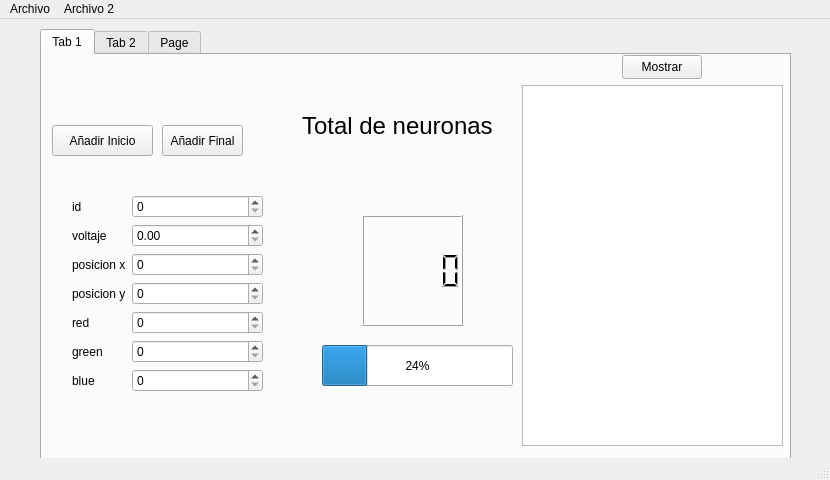
<?xml version="1.0" encoding="UTF-8"?>
<ui version="4.0">
 <class>MainWindow</class>
 <widget class="QMainWindow" name="MainWindow">
  <property name="geometry">
   <rect>
    <x>0</x>
    <y>0</y>
    <width>830</width>
    <height>480</height>
   </rect>
  </property>
  <property name="windowTitle">
   <string>MainWindow</string>
  </property>
  <widget class="QWidget" name="centralwidget">
   <widget class="QTabWidget" name="tabWidget">
    <property name="geometry">
     <rect>
      <x>40</x>
      <y>10</y>
      <width>751</width>
      <height>431</height>
     </rect>
    </property>
    <property name="currentIndex">
     <number>0</number>
    </property>
    <widget class="QWidget" name="tab">
     <attribute name="title">
      <string>Tab 1</string>
     </attribute>
     <widget class="QProgressBar" name="progressBar">
      <property name="geometry">
       <rect>
        <x>280</x>
        <y>290</y>
        <width>191</width>
        <height>41</height>
       </rect>
      </property>
      <property name="value">
       <number>24</number>
      </property>
     </widget>
     <widget class="QLabel" name="label_8">
      <property name="geometry">
       <rect>
        <x>260</x>
        <y>40</y>
        <width>191</width>
        <height>61</height>
       </rect>
      </property>
      <property name="font">
       <font>
        <family>Segoe UI</family>
        <pointsize>18</pointsize>
        <italic>false</italic>
        <bold>false</bold>
       </font>
      </property>
      <property name="text">
       <string>Total de neuronas</string>
      </property>
     </widget>
     <widget class="QLCDNumber" name="lcdNumber">
      <property name="geometry">
       <rect>
        <x>320</x>
        <y>160</y>
        <width>101</width>
        <height>111</height>
       </rect>
      </property>
     </widget>
     <widget class="QPlainTextEdit" name="plainTextEdit">
      <property name="geometry">
       <rect>
        <x>480</x>
        <y>30</y>
        <width>261</width>
        <height>361</height>
       </rect>
      </property>
     </widget>
     <widget class="QPushButton" name="pushButton_2">
      <property name="geometry">
       <rect>
        <x>580</x>
        <y>0</y>
        <width>80</width>
        <height>24</height>
       </rect>
      </property>
      <property name="text">
       <string>Mostrar</string>
      </property>
     </widget>
     <widget class="QWidget" name="formLayoutWidget">
      <property name="geometry">
       <rect>
        <x>30</x>
        <y>140</y>
        <width>191</width>
        <height>221</height>
       </rect>
      </property>
      <layout class="QFormLayout" name="formLayout">
       <item row="0" column="0">
        <widget class="QLabel" name="label">
         <property name="text">
          <string>id</string>
         </property>
        </widget>
       </item>
       <item row="1" column="0">
        <widget class="QLabel" name="label_2">
         <property name="text">
          <string>voltaje</string>
         </property>
        </widget>
       </item>
       <item row="2" column="0">
        <widget class="QLabel" name="label_3">
         <property name="text">
          <string>posicion x</string>
         </property>
        </widget>
       </item>
       <item row="3" column="0">
        <widget class="QLabel" name="label_4">
         <property name="text">
          <string>posicion y</string>
         </property>
        </widget>
       </item>
       <item row="4" column="0">
        <widget class="QLabel" name="label_5">
         <property name="text">
          <string>red</string>
         </property>
        </widget>
       </item>
       <item row="5" column="0">
        <widget class="QLabel" name="label_6">
         <property name="text">
          <string>green</string>
         </property>
        </widget>
       </item>
       <item row="6" column="0">
        <widget class="QLabel" name="label_7">
         <property name="text">
          <string>blue</string>
         </property>
        </widget>
       </item>
       <item row="0" column="1">
        <widget class="QSpinBox" name="spinBox">
         <property name="maximum">
          <number>1000</number>
         </property>
        </widget>
       </item>
       <item row="1" column="1">
        <widget class="QDoubleSpinBox" name="doubleSpinBox">
         <property name="maximum">
          <double>100000000.000000000000000</double>
         </property>
        </widget>
       </item>
       <item row="2" column="1">
        <widget class="QSpinBox" name="spinBox_2">
         <property name="maximum">
          <number>10000</number>
         </property>
        </widget>
       </item>
       <item row="3" column="1">
        <widget class="QSpinBox" name="spinBox_3">
         <property name="maximum">
          <number>1000</number>
         </property>
        </widget>
       </item>
       <item row="4" column="1">
        <widget class="QSpinBox" name="spinBox_4">
         <property name="maximum">
          <number>10000</number>
         </property>
        </widget>
       </item>
       <item row="5" column="1">
        <widget class="QSpinBox" name="spinBox_5">
         <property name="maximum">
          <number>1000</number>
         </property>
        </widget>
       </item>
       <item row="6" column="1">
        <widget class="QSpinBox" name="spinBox_6">
         <property name="maximum">
          <number>10000</number>
         </property>
        </widget>
       </item>
      </layout>
     </widget>
     <widget class="QPushButton" name="pushButton">
      <property name="geometry">
       <rect>
        <x>10</x>
        <y>70</y>
        <width>101</width>
        <height>31</height>
       </rect>
      </property>
      <property name="text">
       <string>Añadir Inicio</string>
      </property>
     </widget>
     <widget class="QPushButton" name="pushButton_3">
      <property name="geometry">
       <rect>
        <x>120</x>
        <y>70</y>
        <width>81</width>
        <height>31</height>
       </rect>
      </property>
      <property name="text">
       <string>Añadir Final</string>
      </property>
     </widget>
    </widget>
    <widget class="QWidget" name="tab_2">
     <attribute name="title">
      <string>Tab 2</string>
     </attribute>
     <widget class="QLineEdit" name="lineEdit">
      <property name="geometry">
       <rect>
        <x>10</x>
        <y>30</y>
        <width>261</width>
        <height>24</height>
       </rect>
      </property>
     </widget>
     <widget class="QPushButton" name="pushButton_4">
      <property name="geometry">
       <rect>
        <x>90</x>
        <y>0</y>
        <width>80</width>
        <height>24</height>
       </rect>
      </property>
      <property name="text">
       <string>Buscar </string>
      </property>
     </widget>
     <widget class="QTableWidget" name="tableWidget">
      <property name="geometry">
       <rect>
        <x>10</x>
        <y>70</y>
        <width>261</width>
        <height>291</height>
       </rect>
      </property>
      <column>
       <property name="text">
        <string>ID</string>
       </property>
      </column>
      <column>
       <property name="text">
        <string>Voltaje</string>
       </property>
      </column>
      <column>
       <property name="text">
        <string>X</string>
       </property>
      </column>
      <column>
       <property name="text">
        <string>New Column</string>
       </property>
      </column>
      <column>
       <property name="text">
        <string>R</string>
       </property>
      </column>
      <column>
       <property name="text">
        <string>G</string>
       </property>
      </column>
      <column>
       <property name="text">
        <string>B</string>
       </property>
      </column>
     </widget>
     <widget class="QPushButton" name="pushButton_6">
      <property name="geometry">
       <rect>
        <x>280</x>
        <y>10</y>
        <width>111</width>
        <height>21</height>
       </rect>
      </property>
      <property name="text">
       <string>Ordenar por Id</string>
      </property>
     </widget>
     <widget class="QPushButton" name="pushButton_7">
      <property name="geometry">
       <rect>
        <x>400</x>
        <y>10</y>
        <width>111</width>
        <height>21</height>
       </rect>
      </property>
      <property name="text">
       <string>Ordenar por Voltaje</string>
      </property>
     </widget>
    </widget>
    <widget class="QWidget" name="tab_3">
     <attribute name="title">
      <string>Page</string>
     </attribute>
     <widget class="QGraphicsView" name="graphicsView">
      <property name="geometry">
       <rect>
        <x>10</x>
        <y>40</y>
        <width>731</width>
        <height>351</height>
       </rect>
      </property>
     </widget>
     <widget class="QPushButton" name="pushButton_5">
      <property name="geometry">
       <rect>
        <x>340</x>
        <y>10</y>
        <width>80</width>
        <height>24</height>
       </rect>
      </property>
      <property name="text">
       <string>Dibujar</string>
      </property>
     </widget>
    </widget>
   </widget>
  </widget>
  <widget class="QMenuBar" name="menubar">
   <property name="geometry">
    <rect>
     <x>0</x>
     <y>0</y>
     <width>830</width>
     <height>21</height>
    </rect>
   </property>
   <widget class="QMenu" name="menuArchivo">
    <property name="title">
     <string>Archivo</string>
    </property>
    <addaction name="actionAbrir_archivo"/>
   </widget>
   <widget class="QMenu" name="menuArchivo_2">
    <property name="title">
     <string>Archivo 2</string>
    </property>
    <addaction name="actionGuardar_2"/>
   </widget>
   <addaction name="menuArchivo"/>
   <addaction name="menuArchivo_2"/>
  </widget>
  <widget class="QStatusBar" name="statusbar"/>
  <action name="actionAbrir_archivo">
   <property name="text">
    <string>Abrir</string>
   </property>
  </action>
  <action name="actionGuardar">
   <property name="text">
    <string>Guardar</string>
   </property>
  </action>
  <action name="actionGuardar_2">
   <property name="text">
    <string>Guardar</string>
   </property>
  </action>
 </widget>
 <resources/>
 <connections/>
</ui>
